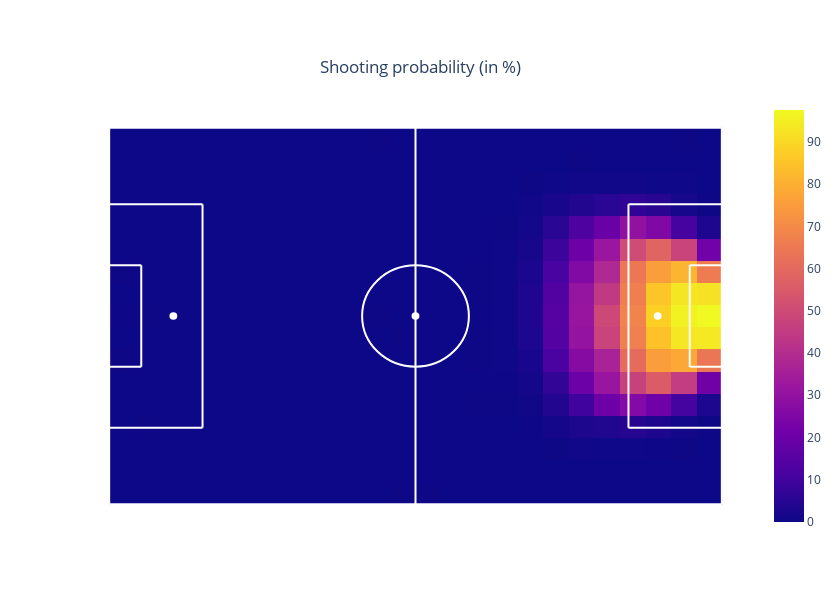

Notebook source saved alongside this figure:
### Markdown cell above
We first quickly create a heatmap that gives us the chance of shooting vs. passing for the different cells. That way we can get a feeling in which zones players rather decide to pass than to shoot and vice versa

### Code cell
df_passes = df_events[df_events["eventName"] == "Pass"].copy()

# compute the number of passes per grid
nb_passes, x, y, df_passes = py_help.prepare_heatmap(df_passes, "posBeforeXMeters", "posBeforeYMeters", 24, 17, 
                                                     return_df=True)

nb_passes_and_shots = nb_passes + nb_shots

# compute the share of shots per grid cell
shot_proba = np.divide(nb_shots, nb_passes_and_shots, out=np.zeros_like(nb_shots), where=nb_passes_and_shots!=0) * 100

# plot the heatmap
dict_info = {"Probability to shoot (in %)": {"values": shot_proba, "display_type": ".2f"},
             "Number of shots": {"values": nb_shots, "display_type": ".0f"},
             "Number of passes": {"values": nb_passes, "display_type": ".0f"}}
fig = py_help.create_heatmap(x, y, shot_proba, dict_info, title_name="Shooting probability (in %)")
fig.show()

### Figure 1 — Plotly figure (JSON) as saved in the notebook; plotly's stock layout.template omitted (floating-point values rounded to 4 significant figures; data arrays with more than 128 entries replaced by an {"elided": "..."} marker saying what was removed)
{"data": [{"hoverinfo": "text", "text": {"elided": "17x24 str values"}, "type": "heatmap", "x": [2.188, 6.562, 10.94, 15.31, 19.69, 24.06, 28.44, 32.81, 37.19, 41.56, 45.94, 50.31, 54.69, 59.06, 63.44, 67.81, 72.19, 76.56, 80.94, 85.31, 89.69, 94.06, 98.44, 102.8], "y": [66, 62, 58, 54, 50, 46, 42, 38, 34, 30, 26, 22, 18, 14, 10, 6, 2], "z": {"elided": "17x24 float values"}}], "layout": {"autosize": false, "height": 612, "plot_bgcolor": "white", "shapes": [{"line": {"color": "white", "width": 2}, "type": "line", "x0": 52.5, "x1": 52.5, "y0": 0, "y1": 68}, {"line": {"color": "white", "width": 2}, "type": "line", "x0": 0, "x1": 16, "y0": 54.16, "y1": 54.16}, {"line": {"color": "white", "width": 2}, "type": "line", "x0": 16, "x1": 16, "y0": 54.16, "y1": 13.84}, {"line": {"color": "white", "width": 2}, "type": "line", "x0": 16, "x1": 0, "y0": 13.84, "y1": 13.84}, {"line": {"color": "white", "width": 2}, "type": "line", "x0": 0, "x1": 5.5, "y0": 24.84, "y1": 24.84}, {"line": {"color": "white", "width": 2}, "type": "line", "x0": 5.5, "x1": 5.5, "y0": 24.84, "y1": 43.16}, {"line": {"color": "white", "width": 2}, "type": "line", "x0": 5.5, "x1": 0, "y0": 43.16, "y1": 43.16}, {"line": {"color": "white", "width": 2}, "type": "line", "x0": 105, "x1": 89, "y0": 54.16, "y1": 54.16}, {"line": {"color": "white", "width": 2}, "type": "line", "x0": 89, "x1": 89, "y0": 54.16, "y1": 13.84}, {"line": {"color": "white", "width": 2}, "type": "line", "x0": 89, "x1": 105, "y0": 13.84, "y1": 13.84}, {"line": {"color": "white", "width": 2}, "type": "line", "x0": 105, "x1": 99.5, "y0": 24.84, "y1": 24.84}, {"line": {"color": "white", "width": 2}, "type": "line", "x0": 99.5, "x1": 99.5, "y0": 24.84, "y1": 43.16}, {"line": {"color": "white", "width": 2}, "type": "line", "x0": 99.5, "x1": 105, "y0": 43.16, "y1": 43.16}, {"fillcolor": "white", "line": {"color": "white"}, "type": "circle", "x0": 10.5, "x1": 11.5, "xref": "x", "y0": 33.5, "y1": 34.5, "yref": "y"}, {"fillcolor": "white", "line": {"color": "white"}, "type": "circle", "x0": 93.5, "x1": 94.5, "xref": "x", "y0": 33.5, "y1": 34.5, "yref": "y"}, {"fillcolor": "white", "line": {"color": "white"}, "type": "circle", "x0": 52, "x1": 53, "xref": "x", "y0": 33.5, "y1": 34.5, "yref": "y"}, {"line": {"color": "white"}, "type": "circle", "x0": 43.35, "x1": 61.65, "xref": "x", "y0": 24.85, "y1": 43.15, "yref": "y"}, {"line": {"color": "white", "width": 2}, "type": "line", "x0": 0, "x1": 105, "y0": 0, "y1": 0}, {"line": {"color": "white", "width": 2}, "type": "line", "x0": 0, "x1": 0, "y0": 0, "y1": 68}, {"line": {"color": "white", "width": 2}, "type": "line", "x0": 0, "x1": 105, "y0": 68, "y1": 68}, {"line": {"color": "white", "width": 2}, "type": "line", "x0": 105, "x1": 105, "y0": 0, "y1": 68}, {"line": {"color": "white", "width": 2}, "type": "line", "x0": 0, "x1": -2, "y0": 30.34, "y1": 30.34}, {"line": {"color": "white", "width": 2}, "type": "line", "x0": 0, "x1": -2, "y0": 37.66, "y1": 37.66}, {"line": {"color": "white", "width": 2}, "type": "line", "x0": -2, "x1": -2, "y0": 30.34, "y1": 37.66}, {"line": {"color": "white", "width": 2}, "type": "line", "x0": 105, "x1": 107, "y0": 30.34, "y1": 30.34}, {"line": {"color": "white", "width": 2}, "type": "line", "x0": 105, "x1": 107, "y0": 37.66, "y1": 37.66}, {"line": {"color": "white", "width": 2}, "type": "line", "x0": 107, "x1": 107, "y0": 30.34, "y1": 37.66}], "title": {"text": "Shooting probability (in %)", "x": 0.5, "xanchor": "center", "y": 0.9, "yanchor": "top"}, "width": 840, "xaxis": {"range": [-5, 110], "showgrid": false, "showticklabels": false, "zeroline": false}, "yaxis": {"range": [-5, 73], "showgrid": false, "showticklabels": false, "zeroline": false}}}
